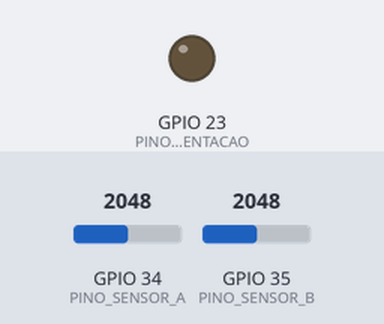
Bench run of a program on a simulated ESP32. Parts: output pins drawn as LEDs (lit = HIGH). The test bench sets the inputs (shaded band); at power-on: GPIO 34 (PINO_SENSOR_A) = 2048, GPIO 35 (PINO_SENSOR_B) = 2048 (analog values on the 0–4095 scale). WiFi joins after 1.5 s; servers stay silent unless stated; no MQTT or app messages arrive unless stated; what the program prints to the serial monitor is not drawn.

Above: at 30.0 s.
Timing chart, 0 to 78.0 s (numbered marks = the images above):
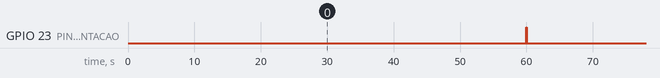

Measured:
- by itself, GPIO 23 (PINO_ALIMENTACAO): alternates HIGH for 0.03 s and LOW for 60.0 s

The program:

main.cpp
```cpp
#include <Arduino.h>
#include <WiFi.h>
#include <PubSubClient.h>
#include <ArduinoJson.h>
#include "secrets.h"

// ---------- Pinos ----------
const int PINO_SENSOR_A = 34;
const int PINO_SENSOR_B = 35;
const int PINO_ALIMENTACAO = 23;

// ---------- Parâmetros da leitura ----------
const int NUM_AMOSTRAS = 20;
const unsigned long TEMPO_ESTABILIZAR_MS = 20;
const unsigned long INTERVALO_LEITURA_MS = 60000;  // 60 s, como pede o projeto

// ---------- Calibração (valores brutos) ----------
// Medida em 16/11/2026. Seco provisório: confirmar com terra seca.
const int CAL_A_SECO = 4095;
const int CAL_A_MOLHADO = 1410;   // <-- mantenha o valor que você mediu
const int CAL_B_SECO = 4095;
const int CAL_B_MOLHADO = 1380;

// ---------- Wi-Fi ----------
const unsigned long INTERVALO_WIFI_MS = 10000;

// ---------- MQTT ----------
const char* CLIENT_ID = "esp32-gustavos";
const char* TOPICO_DADOS = "inatel/gustavos/dados";
const char* TOPICO_STATUS = "inatel/gustavos/status";
const unsigned long INTERVALO_MQTT_MS = 5000;

WiFiClient wifiClient;
PubSubClient mqtt(wifiClient);

unsigned long ultimaLeitura = 0;
unsigned long ultimaTentativaWiFi = 0;
unsigned long ultimaTentativaMqtt = 0;
bool estavaConectado = false;

// ================= Sensores =================

void mediaDoPino(int pino, int &bruto, int &milivolts) {
  long somaBruto = 0;
  long somaMv = 0;
  for (int i = 0; i < NUM_AMOSTRAS; i++) {
    somaBruto += analogRead(pino);
    somaMv += analogReadMilliVolts(pino);
  }
  bruto = somaBruto / NUM_AMOSTRAS;
  milivolts = somaMv / NUM_AMOSTRAS;
}

void lerSensores(int &brutoA, int &mvA, int &brutoB, int &mvB) {
  digitalWrite(PINO_ALIMENTACAO, HIGH);
  delay(TEMPO_ESTABILIZAR_MS);

  mediaDoPino(PINO_SENSOR_A, brutoA, mvA);
  mediaDoPino(PINO_SENSOR_B, brutoB, mvB);

  digitalWrite(PINO_ALIMENTACAO, LOW);
}

float calcularPct(int bruto, int seco, int molhado) {
  float pct = (float)(seco - bruto) / (seco - molhado) * 100.0f;
  return constrain(pct, 0.0f, 100.0f);
}

// Arredonda para 1 casa decimal (ex.: 62.37 -> 62.4)
float umaCasa(float valor) {
  return roundf(valor * 10.0f) / 10.0f;
}

// ================= Wi-Fi =================

void verificarWiFi() {
  bool conectado = (WiFi.status() == WL_CONNECTED);

  if (conectado && !estavaConectado) {
    Serial.printf("Wi-Fi: conectado! IP: %s | sinal: %d dBm\n",
                  WiFi.localIP().toString().c_str(), WiFi.RSSI());
  }
  if (!conectado && estavaConectado) {
    Serial.println("Wi-Fi: conexao perdida");
  }
  estavaConectado = conectado;

  if (!conectado && millis() - ultimaTentativaWiFi >= INTERVALO_WIFI_MS) {
    ultimaTentativaWiFi = millis();
    Serial.println("Wi-Fi: tentando conectar...");
    WiFi.disconnect();
    WiFi.begin(WIFI_SSID, WIFI_SENHA);
  }
}

// ================= MQTT =================

void verificarMQTT() {
  if (WiFi.status() != WL_CONNECTED) return;

  if (mqtt.connected()) {
    mqtt.loop();
    return;
  }

  if (millis() - ultimaTentativaMqtt < INTERVALO_MQTT_MS) return;
  ultimaTentativaMqtt = millis();

  Serial.println("MQTT: conectando...");
  bool ok = mqtt.connect(CLIENT_ID, MQTT_USUARIO, MQTT_SENHA,
                         TOPICO_STATUS, 0, true, "offline");

  if (ok) {
    Serial.println("MQTT: conectado!");
    mqtt.publish(TOPICO_STATUS, "online", true);
  } else {
    Serial.printf("MQTT: falhou, codigo %d\n", mqtt.state());
  }
}

// Monta o JSON e publica no tópico de dados
void publicarLeituras(int brutoA, float pctA, int brutoB, float pctB) {
  if (!mqtt.connected()) {
    Serial.println("MQTT: desconectado, leitura nao publicada");
    return;
  }

  JsonDocument doc;
  doc["dispositivo"] = CLIENT_ID;
  doc["projeto"] = "solo";

  JsonObject leituras = doc["leituras"].to<JsonObject>();
  leituras["solo_bruto"] = brutoA;          // sensor A: grandezas padrão
  leituras["solo_pct"] = umaCasa(pctA);
  leituras["solo_bruto_b"] = brutoB;        // sensor B: grandezas extras
  leituras["solo_pct_b"] = umaCasa(pctB);

  char payload[256];
  serializeJson(doc, payload, sizeof(payload));

  bool ok = mqtt.publish(TOPICO_DADOS, payload);  // não retido
  Serial.printf("MQTT: %s -> %s\n", ok ? "publicado" : "FALHOU", payload);
}

// ================= Programa =================

void setup() {
  Serial.begin(115200);

  pinMode(PINO_ALIMENTACAO, OUTPUT);
  digitalWrite(PINO_ALIMENTACAO, LOW);

  analogReadResolution(12);
  analogSetPinAttenuation(PINO_SENSOR_A, ADC_11db);
  analogSetPinAttenuation(PINO_SENSOR_B, ADC_11db);

  WiFi.mode(WIFI_STA);
  WiFi.setAutoReconnect(false);
  WiFi.begin(WIFI_SSID, WIFI_SENHA);
  ultimaTentativaWiFi = millis();
  Serial.println("Wi-Fi: conectando...");

  mqtt.setServer(MQTT_HOST, MQTT_PORTA);
  mqtt.setBufferSize(512);  // folga para o JSON
}

void loop() {
  verificarWiFi();
  verificarMQTT();

  unsigned long agora = millis();
  if (agora - ultimaLeitura >= INTERVALO_LEITURA_MS) {
    ultimaLeitura = agora;

    int brutoA, mvA, brutoB, mvB;
    lerSensores(brutoA, mvA, brutoB, mvB);

    float pctA = calcularPct(brutoA, CAL_A_SECO, CAL_A_MOLHADO);
    float pctB = calcularPct(brutoB, CAL_B_SECO, CAL_B_MOLHADO);

    Serial.printf("A: %4d (%.2f V) %5.1f %% | B: %4d (%.2f V) %5.1f %%\n",
                  brutoA, mvA / 1000.0, pctA,
                  brutoB, mvB / 1000.0, pctB);

    publicarLeituras(brutoA, pctA, brutoB, pctB);
  }
}
```

secrets.example.h
```cpp
#pragma once

// Copie este arquivo para secrets.h e preencha com os seus dados.
#define WIFI_SSID  "sua-rede"
#define WIFI_SENHA "sua-senha"

// Broker MQTT
#define MQTT_HOST    "ip-do-broker"
#define MQTT_PORTA   1883
#define MQTT_USUARIO "esp-<id>"
#define MQTT_SENHA   "sua-senha"
```
